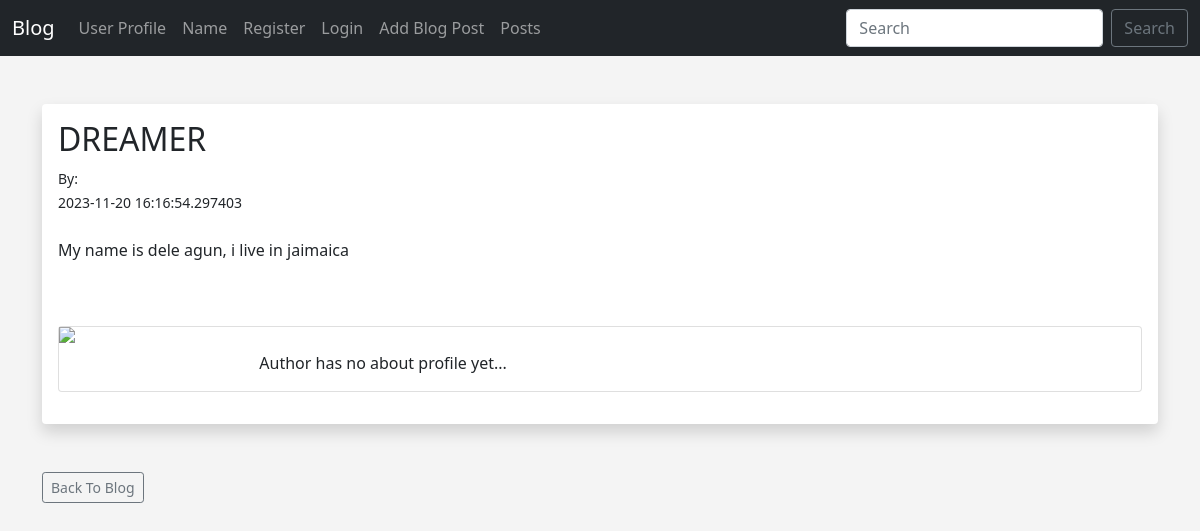
/posts/1, run on the app's committed database.
### app.py (models this page shows)
class Posts(db.Model):
	id = db.Column(db.Integer, primary_key=True)
	title = db.Column(db.String(255))
	content = db.Column(db.Text)
	date_posted = db.Column(db.DateTime, default=datetime.utcnow)
	slug = db.Column(db.String(255))
	poster_id = db.Column(db.Integer, db.ForeignKey('users.id'))

### app.py (the view)
@app.route('/posts/<int:id>')
def post(id):
	post = Posts.query.get_or_404(id)
	return render_template('post.html', post=post)

### webforms.py
class SearchForm(FlaskForm):
	searched = StringField("Searched", validators=[DataRequired()])
	submit = SubmitField("Submit")

### app.py (called while the page is built)
@app.context_processor
def base():
	form = SearchForm()
	return dict(form=form)

### templates/post.html (shortened to what this page needs)
{% extends 'base.html' %}
{% block content %}
<br/>
<div class="shadow p-3 mb-5 bg-body rounded">
	<h2>{{ post.title }}</h2>
	<small>By: {{ post.poster.name }}<br/>
	{{ post.date_posted }}</small> <br/><br/>
	{{ post.content|safe }}<br/><br/>
<div class="card mb-3">
	<div class="row no-gutters">
		<div class="col-md-2">
			{% if post.poster.profile_pic %}
				<img src="{{ url_for('static', filename='images/' + post.poster.profile_pic)}}" width="150" align="left">
			{% else %}
				<img src="{{ url_for('static', filename='images/default_profile_pic.png')}}" width="150" align="left">
			{% endif %}
		</div>
		<div class="col-md-10">
			<div class="card-body">
				<p class="card-text">
					{% if post.poster.about_author %}
						{{ post.poster.about_author }}
					{% else %}
						Author has no about profile yet...
					{% endif %}
				</p>
			</div>
		</div>
	</div>
</div>
</div>
<a href="{{ url_for('posts')}}" class="btn btn-outline-secondary btn-sm">Back To Blog</a>
{% endblock %}

### static/css/style.css (style rules this page uses)
body { background: #f4f4f4; }

### data on the page
Posts: title "DREAMER", date_posted "2023-11-20 16:16:54.297403", content "My name is dele agun, i live in jaimaica"
